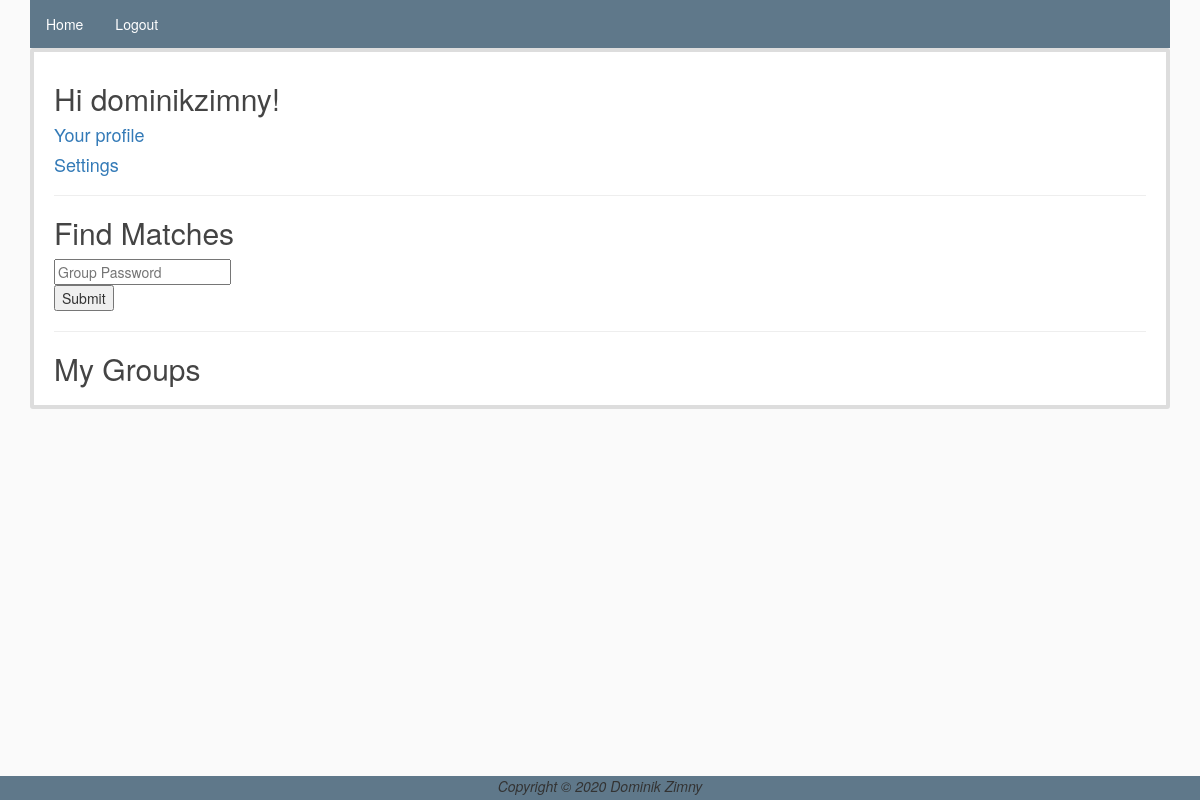
Page / (signed in) on the earlier database version.
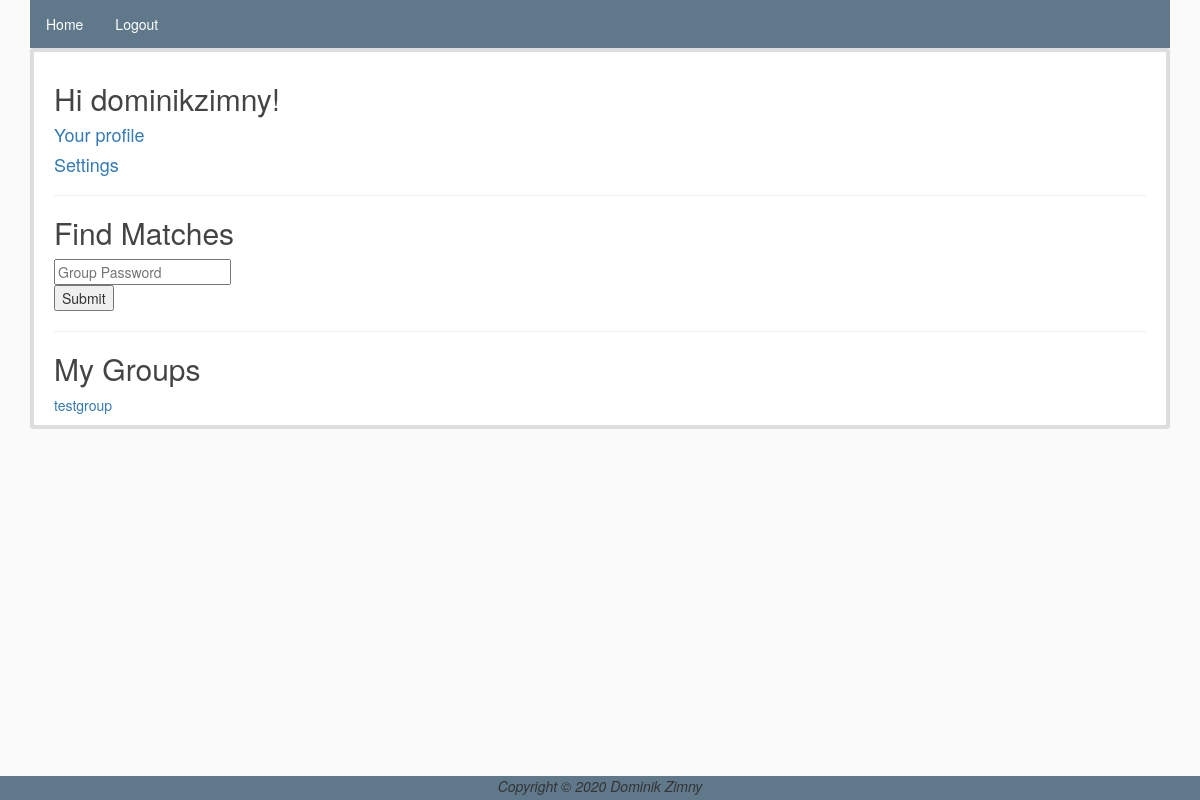
Same page on the later database version.
### lovematch/models.py (models this page shows)
class UserGroup(models.Model):
    user = models.ForeignKey(User, on_delete=models.CASCADE)
    group = models.CharField(max_length=50)
    class Meta:
        unique_together = ['user', 'group']

### lovematch/views.py (the view)
# urls.py: path('', startup_view, name='start')
@login_required
def startup_view(request):
    if request.method == 'POST':
        ug = UserGroup.objects.get_or_create(user=request.user, group=request.POST.get('group'))
        ug[0].save()
        return redirect('/question?nr=1&group='+request.POST.get('group'))
    previous_groups=UserGroup.objects.filter(user=request.user)
    return render(request, 'begin.html', {"previous_groups":previous_groups})

### lovematch/templates/begin.html (shortened to what this page needs)
{% extends "base.html" %}
{% block content %}
<div class="content-section">
    <h2>Hi {{user.username}}!</h2>
    <h4><a href="/user/?user={{user.username}}">Your profile</a></h4>
    <h4><a href="/settings/?user={{user.username}}">Settings</a></h4>
    <hr>
    <h2>Find Matches</h2>
    <form method="POST">
        <input type="text" id="group" name="group" placeholder="Group Password" maxlength="50"><br>
        <input type="submit" value="Submit">
    </form>
    <hr>
    <h2>My Groups</h2>
    {% for group in previous_groups %}
        <a href="/match/?group={{ group.group }}">{{group.group}}</a><br>
    {% endfor %}
</div>
{% endblock %}

Differences in the rows shown:
added UserGroup: group "testgroup"
